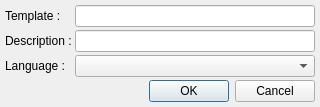
<ui version="4.0" >
 <class>UIAddAbbreviation</class>
 <widget class="QDialog" name="UIAddAbbreviation" >
  <property name="geometry" >
   <rect>
    <x>0</x>
    <y>0</y>
    <width>320</width>
    <height>104</height>
   </rect>
  </property>
  <property name="windowTitle" >
   <string>Add Code Template</string>
  </property>
  <layout class="QGridLayout" >
   <property name="leftMargin" >
    <number>5</number>
   </property>
   <property name="topMargin" >
    <number>5</number>
   </property>
   <property name="rightMargin" >
    <number>5</number>
   </property>
   <property name="bottomMargin" >
    <number>5</number>
   </property>
   <property name="horizontalSpacing" >
    <number>3</number>
   </property>
   <property name="verticalSpacing" >
    <number>3</number>
   </property>
   <item row="2" column="1" >
    <widget class="QComboBox" name="cbLanguages" />
   </item>
   <item row="2" column="0" >
    <widget class="QLabel" name="lLanguage" >
     <property name="text" >
      <string>Language :</string>
     </property>
    </widget>
   </item>
   <item row="1" column="0" >
    <widget class="QLabel" name="lDescription" >
     <property name="text" >
      <string>Description :</string>
     </property>
    </widget>
   </item>
   <item row="1" column="1" >
    <widget class="QLineEdit" name="leDescription" />
   </item>
   <item row="0" column="1" >
    <widget class="QLineEdit" name="leTemplate" />
   </item>
   <item row="0" column="0" >
    <widget class="QLabel" name="lTemplate" >
     <property name="text" >
      <string>Template :</string>
     </property>
    </widget>
   </item>
   <item row="3" column="0" colspan="2" >
    <widget class="QDialogButtonBox" name="dbbButtons" >
     <property name="orientation" >
      <enum>Qt::Horizontal</enum>
     </property>
     <property name="standardButtons" >
      <set>QDialogButtonBox::Cancel|QDialogButtonBox::NoButton|QDialogButtonBox::Ok</set>
     </property>
    </widget>
   </item>
  </layout>
 </widget>
 <resources/>
 <connections>
  <connection>
   <sender>dbbButtons</sender>
   <signal>accepted()</signal>
   <receiver>UIAddAbbreviation</receiver>
   <slot>accept()</slot>
   <hints>
    <hint type="sourcelabel" >
     <x>248</x>
     <y>254</y>
    </hint>
    <hint type="destinationlabel" >
     <x>157</x>
     <y>274</y>
    </hint>
   </hints>
  </connection>
  <connection>
   <sender>dbbButtons</sender>
   <signal>rejected()</signal>
   <receiver>UIAddAbbreviation</receiver>
   <slot>reject()</slot>
   <hints>
    <hint type="sourcelabel" >
     <x>316</x>
     <y>260</y>
    </hint>
    <hint type="destinationlabel" >
     <x>286</x>
     <y>274</y>
    </hint>
   </hints>
  </connection>
 </connections>
</ui>
